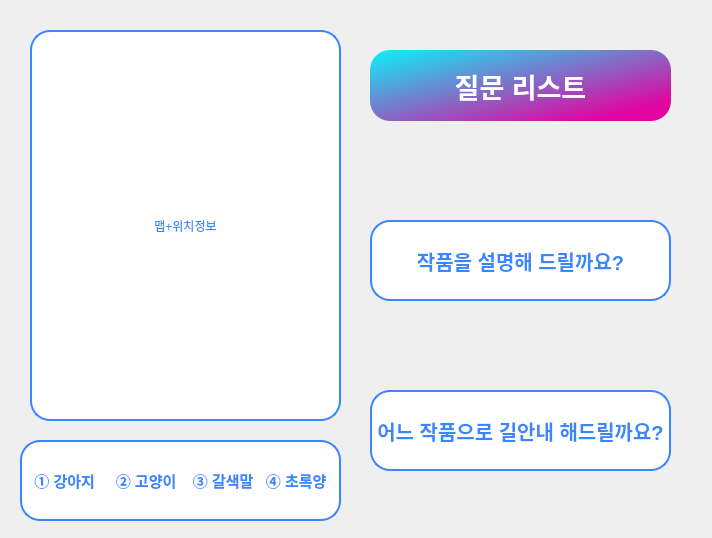
<?xml version="1.0" encoding="UTF-8"?>
<ui version="4.0">
 <class>QDialog</class>
 <widget class="QDialog" name="QDialog">
  <property name="geometry">
   <rect>
    <x>0</x>
    <y>0</y>
    <width>712</width>
    <height>538</height>
   </rect>
  </property>
  <property name="windowTitle">
   <string>Dialog</string>
  </property>
  <widget class="QLabel" name="Map">
   <property name="geometry">
    <rect>
     <x>30</x>
     <y>30</y>
     <width>311</width>
     <height>391</height>
    </rect>
   </property>
   <property name="styleSheet">
    <string notr="true">color: rgb(58, 134, 255);
	background-color: white;
	border: 2px solid rgb(58, 134, 255);
	border-radius: 20px;</string>
   </property>
   <property name="text">
    <string>맵+위치정보</string>
   </property>
   <property name="alignment">
    <set>Qt::AlignCenter</set>
   </property>
  </widget>
  <widget class="QLabel" name="Question_label">
   <property name="geometry">
    <rect>
     <x>370</x>
     <y>50</y>
     <width>301</width>
     <height>71</height>
    </rect>
   </property>
   <property name="font">
    <font>
     <pointsize>20</pointsize>
     <weight>75</weight>
     <bold>true</bold>
    </font>
   </property>
   <property name="styleSheet">
    <string notr="true">	color: white;
	background-color: qlineargradient(spread:pad, x1:0, y1:0, x2:0.857143, y2:0.857955, stop:0 rgba(10, 242, 251, 255), stop:1 rgba(224, 6, 159, 255));
	border-radius: 20px;</string>
   </property>
   <property name="lineWidth">
    <number>0</number>
   </property>
   <property name="text">
    <string>질문 리스트</string>
   </property>
   <property name="alignment">
    <set>Qt::AlignCenter</set>
   </property>
  </widget>
  <widget class="QLabel" name="Question_1">
   <property name="geometry">
    <rect>
     <x>370</x>
     <y>220</y>
     <width>301</width>
     <height>81</height>
    </rect>
   </property>
   <property name="font">
    <font>
     <pointsize>15</pointsize>
     <weight>75</weight>
     <bold>true</bold>
    </font>
   </property>
   <property name="styleSheet">
    <string notr="true">color: rgb(58, 134, 255);
	background-color: white;
	border: 2px solid rgb(58, 134, 255);
	border-radius: 20px;</string>
   </property>
   <property name="text">
    <string>작품을 설명해 드릴까요?</string>
   </property>
   <property name="alignment">
    <set>Qt::AlignCenter</set>
   </property>
  </widget>
  <widget class="QLabel" name="Art_name">
   <property name="geometry">
    <rect>
     <x>20</x>
     <y>440</y>
     <width>321</width>
     <height>81</height>
    </rect>
   </property>
   <property name="font">
    <font>
     <pointsize>11</pointsize>
     <weight>75</weight>
     <bold>true</bold>
    </font>
   </property>
   <property name="styleSheet">
    <string notr="true">color: rgb(58, 134, 255);
	background-color: white;
	border: 2px solid rgb(58, 134, 255);
	border-radius: 20px;</string>
   </property>
   <property name="text">
    <string>① 강아지     ② 고양이    ③ 갈색말   ④ 초록양</string>
   </property>
   <property name="alignment">
    <set>Qt::AlignCenter</set>
   </property>
  </widget>
  <widget class="QLabel" name="Question_2">
   <property name="geometry">
    <rect>
     <x>370</x>
     <y>390</y>
     <width>301</width>
     <height>81</height>
    </rect>
   </property>
   <property name="font">
    <font>
     <pointsize>15</pointsize>
     <weight>75</weight>
     <bold>true</bold>
    </font>
   </property>
   <property name="styleSheet">
    <string notr="true">color: rgb(58, 134, 255);
	background-color: white;
	border: 2px solid rgb(58, 134, 255);
	border-radius: 20px;</string>
   </property>
   <property name="text">
    <string>어느 작품으로 길안내 해드릴까요?</string>
   </property>
   <property name="alignment">
    <set>Qt::AlignCenter</set>
   </property>
  </widget>
 </widget>
 <resources/>
 <connections/>
</ui>
